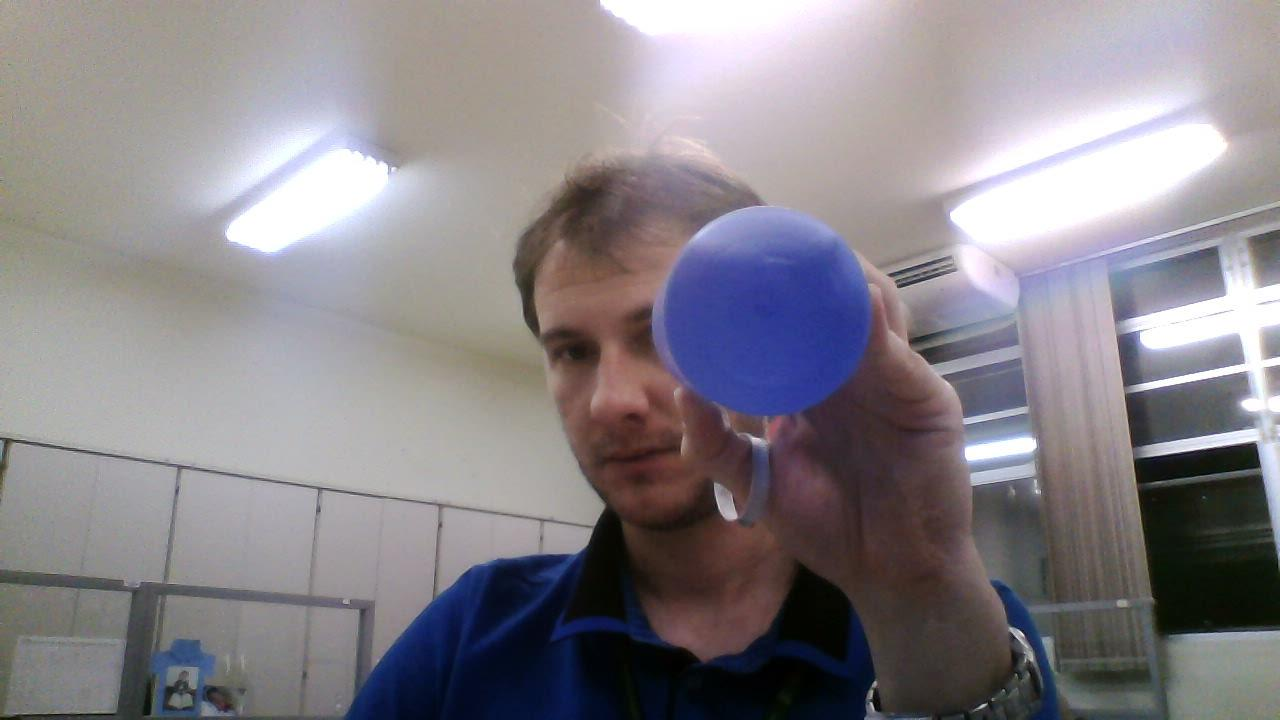
//> input picture src/circles/foto.jpg, 1280 x 720 px, given in place of the camera
$ ./circles-cam   (built with g++ and OpenCV 4)
//> lines starting //> are read from the running program, lines starting //| are printed output that depends on the picture; after the words box and inside, x2 and y2 are one past the last pixel; in counts of white or black regions, pixels touching at a corner belong together
#include "opencv2/highgui/highgui.hpp"
#include "opencv2/imgproc/imgproc.hpp"
#include <iostream>
#include <stdio.h>

#include <unistd.h>

using namespace cv;

/** @function main */
int main(int argc, char** argv)
{
    VideoCapture cap(1); // open the default camera

    if(!cap.isOpened())  // check if we succeeded
        return -1;

    Mat frame;
    Mat gray_mat;
    Mat canny_mat;

    int cannyThreshold = 50;
    int accumulatorThreshold = 16;

    int n_circles = 0;


    namedWindow("edges",1);
    for(;;)
    {
        Mat frame;
        std::vector<Vec3f> circles;

        cap >> frame; // get a new frame from camera
//> frame is the input picture: 720 rows x 1280 cols, CV_8UC3; mean B, G, R 137.1, 131.6, 136.3

        cvtColor(frame, gray_mat, COLOR_BGR2GRAY);
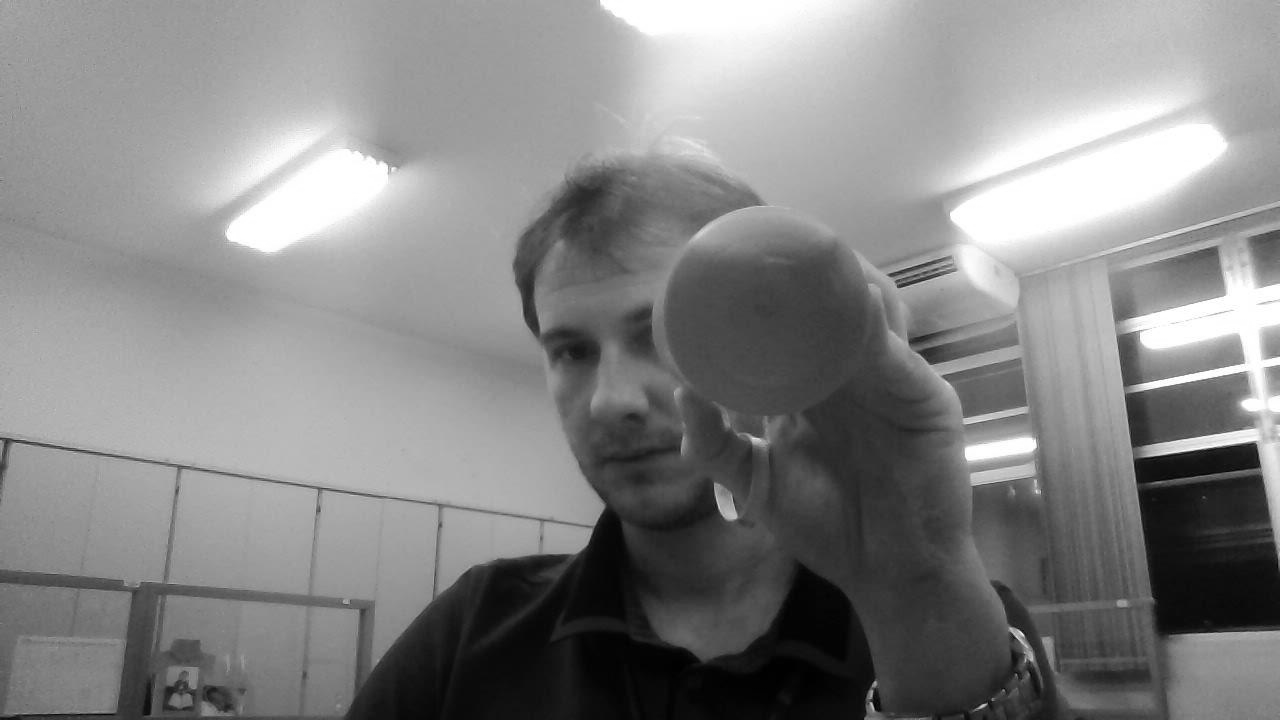
//> gray_mat: 720 rows x 1280 cols, CV_8UC1; min 0, max 255, mean 133.6
        GaussianBlur(gray_mat, gray_mat, Size(9,9), 2, 2);

        // Apply the Hough Transform to find the circles
        HoughCircles( gray_mat, circles, CV_HOUGH_GRADIENT, 1,
            gray_mat.rows/8, cannyThreshold, accumulatorThreshold, 20, 25 );
//> circles = 1 circle (x, y, radius): [741.5, 500.5, 24.4]

        n_circles = 0;

// [24 lines of commented-out code are left out]


        for( size_t i = 0; i < circles.size(); i++ )
        {
            Point center(cvRound(circles[i][0]), cvRound(circles[i][1]));
            int radius = cvRound(circles[i][2]);
            // cffgircle center
            circle(frame, center, 20, Scalar(0,255,0), -1, 8, 0 );
            // circle outline
            //circle(frame, center, radius, Scalar(0,0,255), 3, 8, 0 );
        }
//> this loop made 1 pass
//> (center, radius) on pass 1: (Point(742, 500), 24)
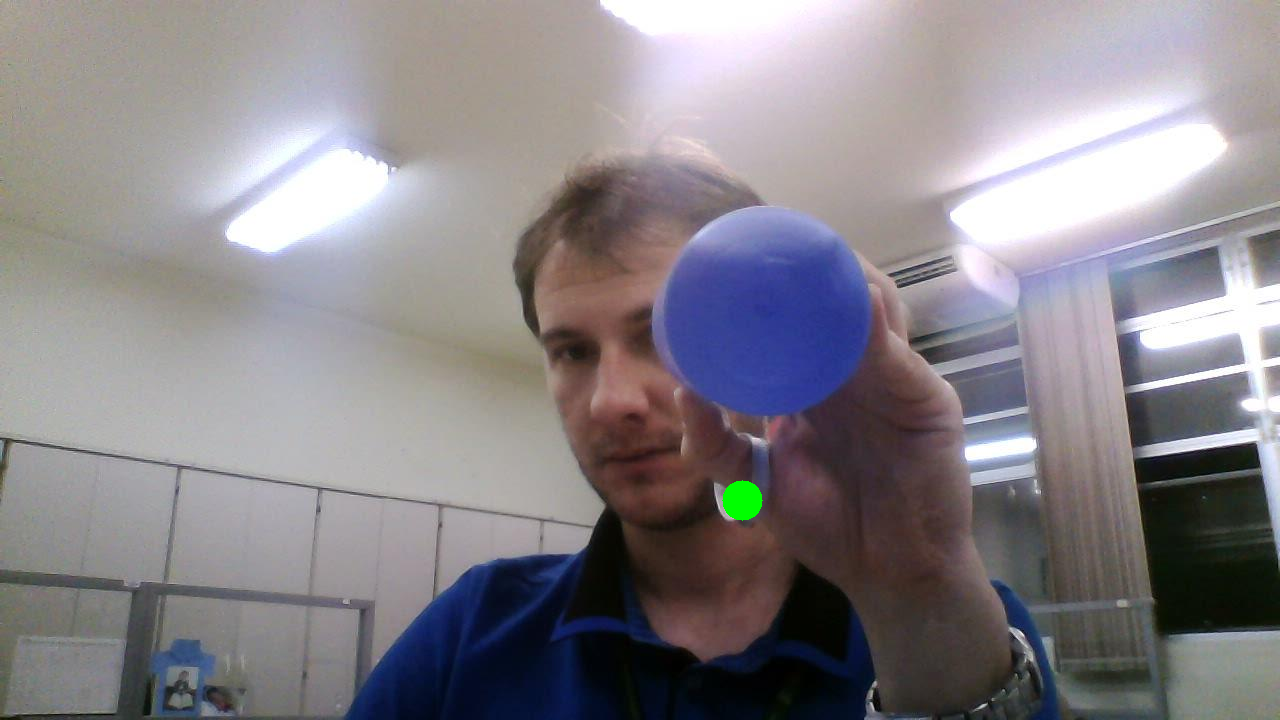
//> frame: 720 rows x 1280 cols, CV_8UC3; 0.14% of pixels changed, all inside (x1, y1, x2, y2) = (722, 480, 763, 521)


        imshow("frame", frame);
        if(waitKey(30) >= 0) break;
//> the Esc key is pressed
    }


    // the camera will be deinitialized automatically in VideoCapture destructor
    return 0;
}

//Mat src, src_gray;
//
// /// Read the image
// src = imread( argv[1], 1 );
//
// if( !src.data )
//   { return -1; }
//
// /// Convert it to gray
// cvtColor( src, src_gray, CV_BGR2GRAY );
//
// /// Reduce the noise so we avoid false circle detection
// GaussianBlur( src_gray, src_gray, Size(9, 9), 2, 2 );
//
// std::vector<Vec3f> circles;
//
// /// Apply the Hough Transform to find the circles
// HoughCircles( src_gray, circles, CV_HOUGH_GRADIENT, 1, src_gray.rows/8, 200, 100, 0, 0 );
//
// /// Draw the circles detected
// for( size_t i = 0; i < circles.size(); i++ )
// {
//     Point center(cvRound(circles[i][0]), cvRound(circles[i][1]));
//     int radius = cvRound(circles[i][2]);
//     // circle center
//     circle( src, center, 3, Scalar(0,255,0), -1, 8, 0 );
//     // circle outline
//     circle( src, center, radius, Scalar(0,0,255), 3, 8, 0 );
//  }
//
// /// Show your results
// namedWindow( "Hough Circle Transform Demo", CV_WINDOW_AUTOSIZE );
// imshow( "Hough Circle Transform Demo", src );
//
// waitKey(0);
